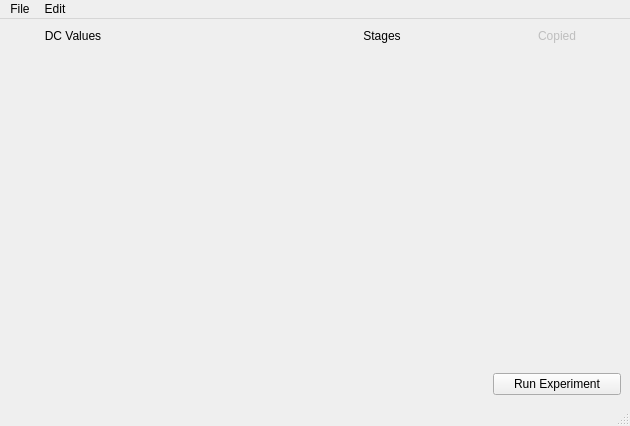
<?xml version="1.0" encoding="UTF-8"?>
<ui version="4.0">
 <class>window</class>
 <widget class="QMainWindow" name="window">
  <property name="geometry">
   <rect>
    <x>0</x>
    <y>0</y>
    <width>630</width>
    <height>426</height>
   </rect>
  </property>
  <property name="windowTitle">
   <string>Quantum Experiment Controller</string>
  </property>
  <widget class="QWidget" name="central_widget">
   <layout class="QGridLayout" name="grid_layout">
    <property name="leftMargin">
     <number>9</number>
    </property>
    <property name="topMargin">
     <number>9</number>
    </property>
    <property name="rightMargin">
     <number>9</number>
    </property>
    <property name="bottomMargin">
     <number>9</number>
    </property>
    <property name="spacing">
     <number>6</number>
    </property>
    <item row="1" column="2">
     <widget class="QScrollArea" name="stages_scroll">
      <property name="sizePolicy">
       <sizepolicy hsizetype="Expanding" vsizetype="MinimumExpanding">
        <horstretch>0</horstretch>
        <verstretch>0</verstretch>
       </sizepolicy>
      </property>
      <property name="frameShape">
       <enum>QFrame::NoFrame</enum>
      </property>
      <property name="verticalScrollBarPolicy">
       <enum>Qt::ScrollBarAlwaysOff</enum>
      </property>
      <property name="widgetResizable">
       <bool>true</bool>
      </property>
      <widget class="QWidget" name="stages_scroll_widget">
       <property name="geometry">
        <rect>
         <x>0</x>
         <y>0</y>
         <width>210</width>
         <height>311</height>
        </rect>
       </property>
       <layout class="QHBoxLayout" name="stages_container">
        <property name="leftMargin">
         <number>0</number>
        </property>
        <property name="topMargin">
         <number>0</number>
        </property>
        <property name="rightMargin">
         <number>0</number>
        </property>
        <property name="bottomMargin">
         <number>0</number>
        </property>
       </layout>
      </widget>
     </widget>
    </item>
    <item row="1" column="3">
     <layout class="QVBoxLayout" name="copied_container"/>
    </item>
    <item row="0" column="3">
     <widget class="QLabel" name="label_2">
      <property name="enabled">
       <bool>false</bool>
      </property>
      <property name="minimumSize">
       <size>
        <width>128</width>
        <height>16</height>
       </size>
      </property>
      <property name="maximumSize">
       <size>
        <width>128</width>
        <height>16</height>
       </size>
      </property>
      <property name="text">
       <string>Copied</string>
      </property>
      <property name="alignment">
       <set>Qt::AlignCenter</set>
      </property>
     </widget>
    </item>
    <item row="1" column="0">
     <layout class="QVBoxLayout" name="dc_container"/>
    </item>
    <item row="0" column="2">
     <widget class="QLabel" name="stages_label">
      <property name="minimumSize">
       <size>
        <width>0</width>
        <height>16</height>
       </size>
      </property>
      <property name="maximumSize">
       <size>
        <width>16777215</width>
        <height>16</height>
       </size>
      </property>
      <property name="text">
       <string>Stages</string>
      </property>
      <property name="alignment">
       <set>Qt::AlignCenter</set>
      </property>
     </widget>
    </item>
    <item row="0" column="0">
     <widget class="QLabel" name="dc_label">
      <property name="minimumSize">
       <size>
        <width>128</width>
        <height>16</height>
       </size>
      </property>
      <property name="maximumSize">
       <size>
        <width>128</width>
        <height>16</height>
       </size>
      </property>
      <property name="text">
       <string>DC Values</string>
      </property>
      <property name="alignment">
       <set>Qt::AlignCenter</set>
      </property>
     </widget>
    </item>
    <item row="0" column="1">
     <widget class="QLabel" name="label">
      <property name="minimumSize">
       <size>
        <width>128</width>
        <height>16</height>
       </size>
      </property>
      <property name="maximumSize">
       <size>
        <width>128</width>
        <height>16</height>
       </size>
      </property>
      <property name="text">
       <string/>
      </property>
     </widget>
    </item>
    <item row="1" column="1">
     <layout class="QVBoxLayout" name="label_container"/>
    </item>
    <item row="2" column="3">
     <widget class="QPushButton" name="run_experiment">
      <property name="text">
       <string>Run Experiment</string>
      </property>
     </widget>
    </item>
   </layout>
  </widget>
  <widget class="QMenuBar" name="menubar">
   <property name="geometry">
    <rect>
     <x>0</x>
     <y>0</y>
     <width>630</width>
     <height>22</height>
    </rect>
   </property>
   <widget class="QMenu" name="menuFile">
    <property name="title">
     <string>File</string>
    </property>
    <addaction name="actionooo"/>
   </widget>
   <widget class="QMenu" name="menuEdit">
    <property name="title">
     <string>Edit</string>
    </property>
    <addaction name="actionidk"/>
   </widget>
   <addaction name="menuFile"/>
   <addaction name="menuEdit"/>
  </widget>
  <widget class="QStatusBar" name="statusbar"/>
  <action name="actionooo">
   <property name="text">
    <string>ooo</string>
   </property>
  </action>
  <action name="actionidk">
   <property name="text">
    <string>idk</string>
   </property>
  </action>
 </widget>
 <resources/>
 <connections/>
</ui>
